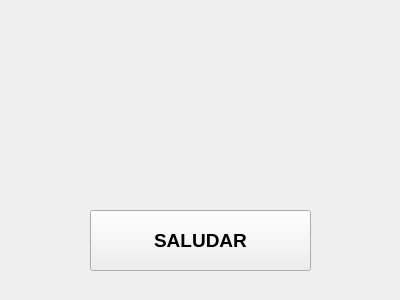
<?xml version="1.0" encoding="UTF-8"?>
<ui version="4.0">
 <class>MainWindow</class>
 <widget class="QMainWindow" name="MainWindow">
  <property name="geometry">
   <rect>
    <x>0</x>
    <y>0</y>
    <width>400</width>
    <height>300</height>
   </rect>
  </property>
  <property name="font">
   <font>
    <weight>75</weight>
    <bold>true</bold>
   </font>
  </property>
  <property name="windowTitle">
   <string>Form1</string>
  </property>
  <property name="autoFillBackground">
   <bool>false</bool>
  </property>
  <property name="dockNestingEnabled">
   <bool>false</bool>
  </property>
  <widget class="QWidget" name="centralwidget">
   <widget class="QPushButton" name="Boton">
    <property name="geometry">
     <rect>
      <x>90</x>
      <y>210</y>
      <width>221</width>
      <height>61</height>
     </rect>
    </property>
    <property name="font">
     <font>
      <pointsize>14</pointsize>
     </font>
    </property>
    <property name="text">
     <string>SALUDAR</string>
    </property>
   </widget>
   <widget class="QLabel" name="etiqueta">
    <property name="enabled">
     <bool>true</bool>
    </property>
    <property name="geometry">
     <rect>
      <x>20</x>
      <y>70</y>
      <width>361</width>
      <height>71</height>
     </rect>
    </property>
    <property name="font">
     <font>
      <pointsize>26</pointsize>
     </font>
    </property>
    <property name="inputMethodHints">
     <set>Qt::ImhNone</set>
    </property>
    <property name="text">
     <string/>
    </property>
    <property name="scaledContents">
     <bool>false</bool>
    </property>
    <property name="alignment">
     <set>Qt::AlignCenter</set>
    </property>
    <property name="wordWrap">
     <bool>false</bool>
    </property>
   </widget>
  </widget>
 </widget>
 <resources/>
 <connections/>
</ui>
